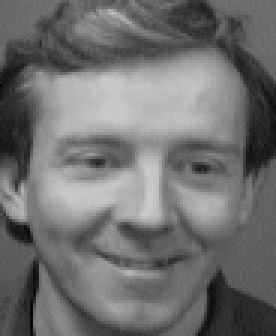
#> input picture s3/1.pgm, 92 x 112 px (shown 3 times larger)
$ python -i vj.py   (imports and definitions only)
#> lines starting #> are read from the running program, lines starting #| are printed output that depends on the picture; after the words box and inside, x2 and y2 are one past the last pixel; in counts of white or black regions, pixels touching at a corner belong together
import os

import cv2
from matplotlib import pyplot as plt


def viola_jones(image_path):
#> called with image_path = 's3/1.pgm'
	face_cascade = cv2.CascadeClassifier(
		cv2.data.haarcascades + 'haarcascade_frontalface_default.xml',
	)
	eye_cascade = cv2.CascadeClassifier(
		cv2.data.haarcascades + 'haarcascade_eye.xml',
	)

	line_width = 1
	face_color = (0, 0, 255)
	eyes_color = (0, 255, 0)
	scale_factor = 1.1
	min_neighbors = 6

	img = cv2.imread(image_path)
#> img is the input picture: shape (112, 92, 3); min 4, max 204, mean 112
	gray = cv2.cvtColor(img, cv2.COLOR_BGR2GRAY)

	faces = face_cascade.detectMultiScale(
		gray, scale_factor, min_neighbors,
	)
#> faces = [[8, 24, 80, 80]]

	for x, y, w, h in faces:
		img = cv2.rectangle(
			img, (x, y), (x + w, y + h), face_color, line_width,
		)

		roi_gray = gray[y : y + h, x : x + w]
		roi_color = img[y : y + h, x : x + w]

		eyes = eye_cascade.detectMultiScale(roi_gray)

		for source, ey, ew, eh in eyes:
			cv2.rectangle(
				roi_color,
				(source, ey),
				(source + ew, ey + eh),
				eyes_color,
				line_width,
			)
#> this loop made 1 pass
#> (x, y, w, h, eyes) on pass 1: (8, 24, 80, 80, [[8, 18, 22, 22], [47, 21, 23, 23]])
#> pass 1, in viola_jones, `img = cv2.rectangle( img, (x, y), (x + w, y + h), face_color, line_wid..`:
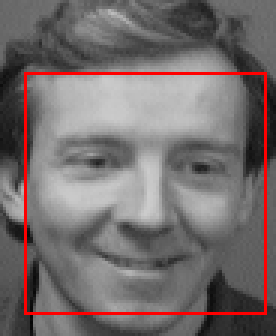
#> img: shape (112, 92, 3) (shown 3 times larger); 3.11% of pixels changed, all inside (x1, y1, x2, y2) = (8, 24, 89, 105)
#> pass 1, in viola_jones, `roi_gray = gray[y : y + h, x : x + w]`:
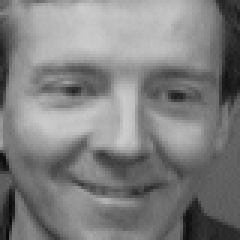
#> roi_gray: shape (80, 80) (shown 3 times larger); min 9, max 204, mean 127.4
#> pass 1, in viola_jones, `roi_color = img[y : y + h, x : x + w]`:
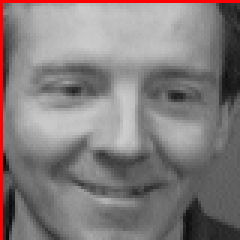
#> roi_color: shape (80, 80, 3) (shown 3 times larger); mean B, G, R 124.7, 124.7, 131.1
#> after the loop:
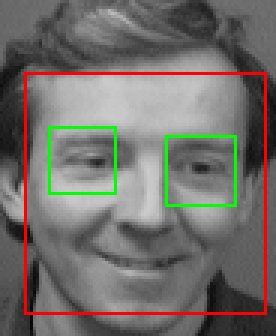
#> img: shape (112, 92, 3) (shown 3 times larger); 1.75% of pixels changed, all inside (x1, y1, x2, y2) = (16, 42, 79, 69)
#> after the loop:
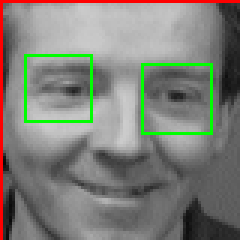
#> roi_color: shape (80, 80, 3) (shown 3 times larger); 2.81% of pixels changed, all inside (x1, y1, x2, y2) = (8, 18, 71, 45)

	plt.imshow(img)
	# cv2.waitKey(0)
	cv2.destroyAllWindows()
	plt.show()


# [13 lines not run here, left out]

>>> result = viola_jones('s3/1.pgm')

$ run again, on s3/10.pgm
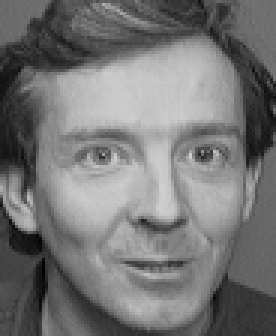
#> input picture s3/10.pgm, 92 x 112 px (shown 3 times larger)
#> in viola_jones, img is the input picture: shape (112, 92, 3); min 2, max 208, mean 117.6
#> faces = [[14, 24, 75, 75]]
#> the loop in viola_jones, `for x, y, w, h in faces:` made 1 pass
#> (x, y, w, h, eyes) on pass 1: (14, 24, 75, 75, [[41, 15, 24, 24], [7, 16, 24, 24]])
#> after the loop in viola_jones, `for x, y, w, h in faces:`:
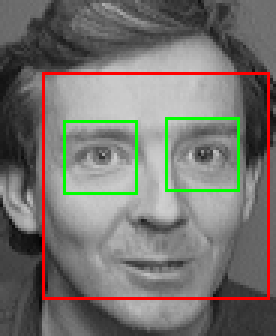
#> img: shape (112, 92, 3) (shown 3 times larger); mean B, G, R 111.3, 116, 118.7
#> after the loop in viola_jones, `for x, y, w, h in faces:`:
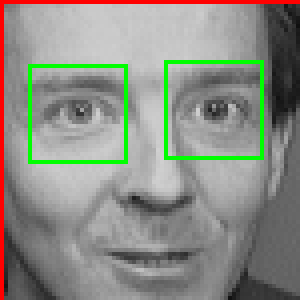
#> roi_color: shape (75, 75, 3) (shown 4 times larger); mean B, G, R 133.2, 141.9, 139.9

$ run again, on s3/2.pgm
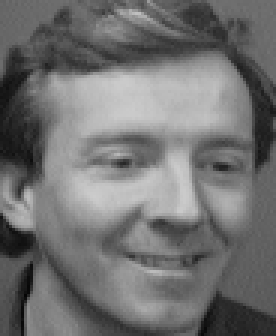
#> input picture s3/2.pgm, 92 x 112 px (shown 3 times larger)
#> in viola_jones, img is the input picture: shape (112, 92, 3); min 5, max 204, mean 113.1
#> faces = [[11, 24, 79, 79]]
#> the loop in viola_jones, `for x, y, w, h in faces:` made 1 pass
#> (x, y, w, h, eyes) on pass 1: (11, 24, 79, 79, [[17, 20, 20, 20], [50, 19, 22, 22]])
#> after the loop in viola_jones, `for x, y, w, h in faces:`:
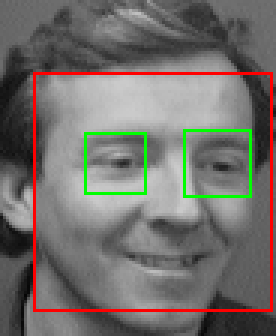
#> img: shape (112, 92, 3) (shown 3 times larger); mean B, G, R 107.4, 111.5, 115.2
#> after the loop in viola_jones, `for x, y, w, h in faces:`:
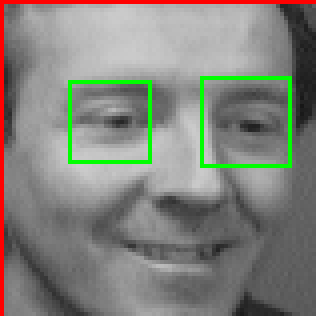
#> roi_color: shape (79, 79, 3) (shown 4 times larger); mean B, G, R 124.2, 131.1, 130.6
